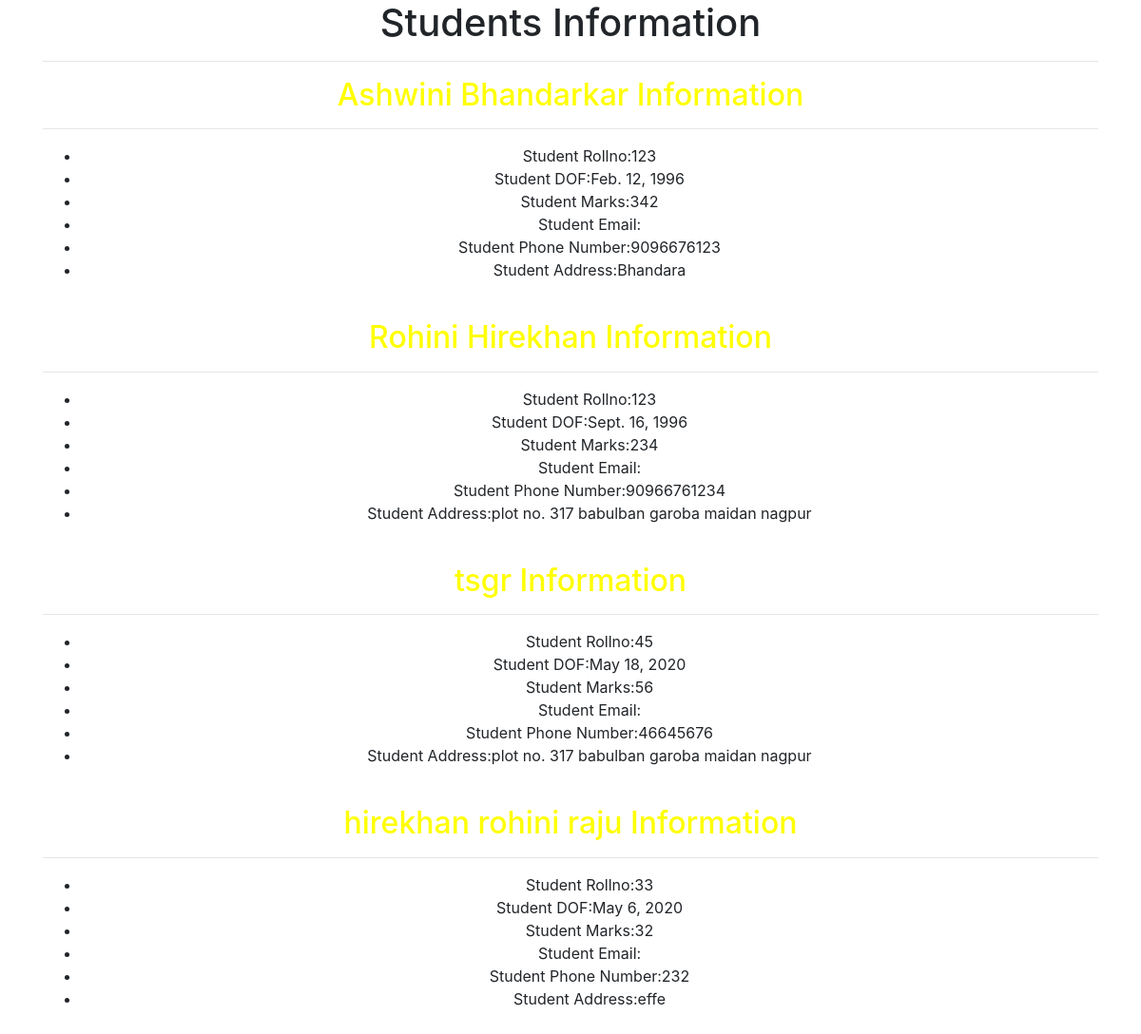
The page / on the database its author committed.
### testapp/models.py (models this page shows)
class Student(models.Model):
    rollno=models.IntegerField()
    name=models.CharField(max_length=30)#max length is manadatory.
    dob=models.DateField()
    marks=models.IntegerField()
    email=models.EmailField()
    phonenumber=models.IntegerField()
    address=models.TextField()

### testapp/views.py (the view)
# urls.py: path('',views.home_page_view)
def home_page_view(request):
    students=Student.objects.all().order_by('-marks')#all about ORM
    return render(request,'testapp/index.html',{'students':students})

### templates/testapp/index.html (shortened to what this page needs)
<!DOCTYPE html>
{%load static%}
<html lang="en">
<head>
</head>
<link rel="stylesheet" href="https://stackpath.bootstrapcdn.com/bootstrap/4.5.0/css/bootstrap.min.css">
<link rel="stylesheet" type="text/css" href="{% static "css/info.css" %}">
<body>
    <div class="container" align="center">
        <h1>Students Information</h1><hr>
        {% if students%}
        {%for student in students%}
        <h2>{{student.name}} Information</h2><hr>
        <ul>
            <li>Student Rollno:{{student.rollno}}</li>
            <li>Student DOF:{{student.dob}}</li>
            <li>Student Marks:{{student.marks}}</li>
            <li>Student Email:{{student.emial}}</li>
            <li>Student Phone Number:{{student.phonenumber}}</li>
            <li>Student Address:{{student.address}}</li>
        </ul>
        <br>
        {%endfor%}
        {%else%}
             <p>Student Records are not available</p>
        {%endif%}
    </div>
</body>
</html>

### static/css/info.css (style rules this page uses)
h1 { text-align: center; }
h2 { color: yellow; }

### rows shown on the page
Student: name "Ashwini Bhandarkar", rollno "123", dob "Feb. 12, 1996", marks "342", phonenumber "9096676123", address "Bhandara"
Student: name "Rohini Hirekhan", rollno "123", dob "Sept. 16, 1996", marks "234", phonenumber "90966761234", address "plot no. 317 babulban garoba maidan nagpur"
Student: name "tsgr", rollno "45", dob "May 18, 2020", marks "56", phonenumber "46645676", address "plot no. 317 babulban garoba maidan nagpur"
Student: name "hirekhan rohini raju", rollno "33", dob "May 6, 2020", marks "32", phonenumber "232", address "effe"
